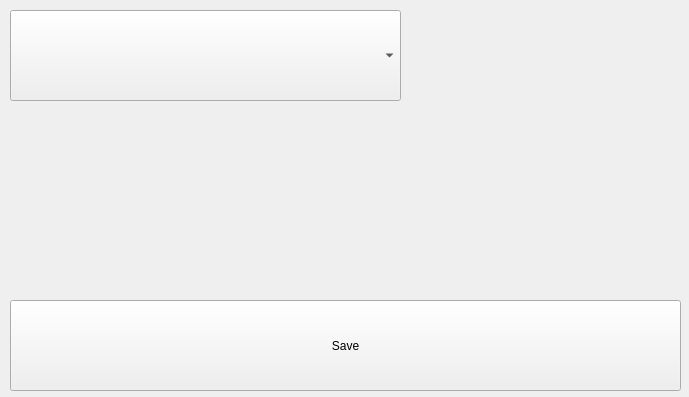
<?xml version="1.0" encoding="UTF-8"?>
<ui version="4.0">
 <class>Form</class>
 <widget class="QWidget" name="Form">
  <property name="geometry">
   <rect>
    <x>0</x>
    <y>0</y>
    <width>689</width>
    <height>397</height>
   </rect>
  </property>
  <property name="windowTitle">
   <string>Form</string>
  </property>
  <widget class="QComboBox" name="mapProviderCB">
   <property name="geometry">
    <rect>
     <x>10</x>
     <y>10</y>
     <width>391</width>
     <height>91</height>
    </rect>
   </property>
  </widget>
  <widget class="QPushButton" name="saveButton">
   <property name="geometry">
    <rect>
     <x>10</x>
     <y>300</y>
     <width>671</width>
     <height>91</height>
    </rect>
   </property>
   <property name="text">
    <string>Save</string>
   </property>
  </widget>
 </widget>
 <resources/>
 <connections/>
</ui>
